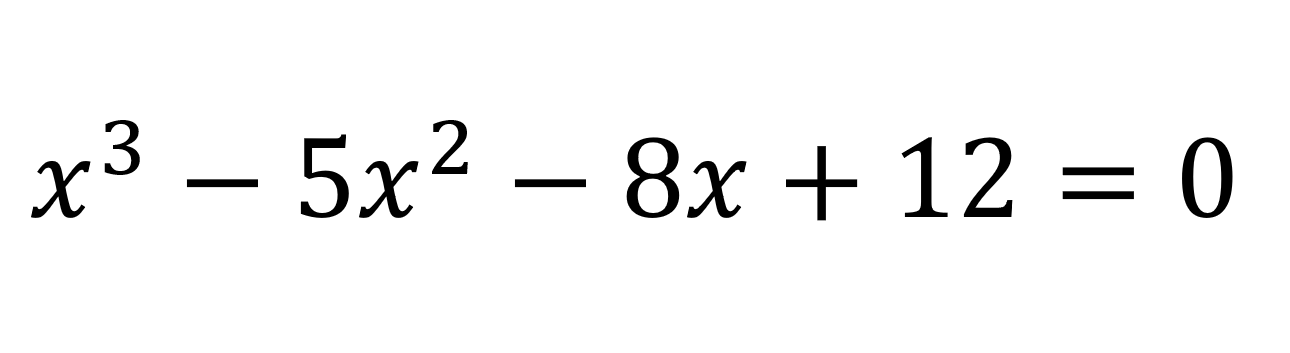
#> input picture model/sample_pics/12.png, 1290 x 353 px, found by its file name
$ jupyter execute --allow-errors oop_test.ipynb
#> lines starting #> are read from the running program, lines starting #| are printed output that depends on the picture; after the words box and inside, x2 and y2 are one past the last pixel; in counts of white or black regions, pixels touching at a corner belong together
[cell 1]
# import useful libraries
import re
import cv2
import sympy
import pytesseract
import matplotlib.pyplot as plt

[cell 2]
class ImageProcessor:

    def __init__(self, img_path):
        self.img_path = img_path
        self.img = self.load_image()
        self._processed_img = self.preprocess_image()

    def load_image(self):
        """
        Load an image from the specified path.

        Returns:
            img (numpy.ndarray): A BGR image.
        """
        img = cv2.imread(self.img_path)
#> img is the input picture: shape (353, 1290, 3); min 0, max 255, mean 246.2
        if img is None:
            print("Failed to load image.")
        return img

    def preprocess_image(self):
        """
        Preprocess the image by converting to grayscale, applying binary thresholding,
        and inverting the image.

        Returns:
            inverted_img (numpy.ndarray): A preprocessed grayscale image with binary thresholding
            applied and inverted.
        """
        # Convert the image to grayscale
        gray = cv2.cvtColor(self.img, cv2.COLOR_BGR2GRAY)
        blur_img = cv2.GaussianBlur(gray, (3, 3), 0)

        # Apply binary thresholding
        threshold_value = 127 # threshold value to be used
        max_value = 255 # maximum value to be assigned for pixel values above threshold
        threshold_type = cv2.THRESH_BINARY # binary thresholding type
        _, binary = cv2.threshold(blur_img, threshold_value, max_value, threshold_type)
#> binary: shape (353, 1290); 96.5% white; 15 black regions, largest, box (x1, y1, x2, y2) and area: (627, 137, 679, 218) 1860, (1182, 137, 1232, 218) 1711, (301, 134, 349, 218) 1502

        # Invert the image
        inverted_img = cv2.bitwise_not(binary)
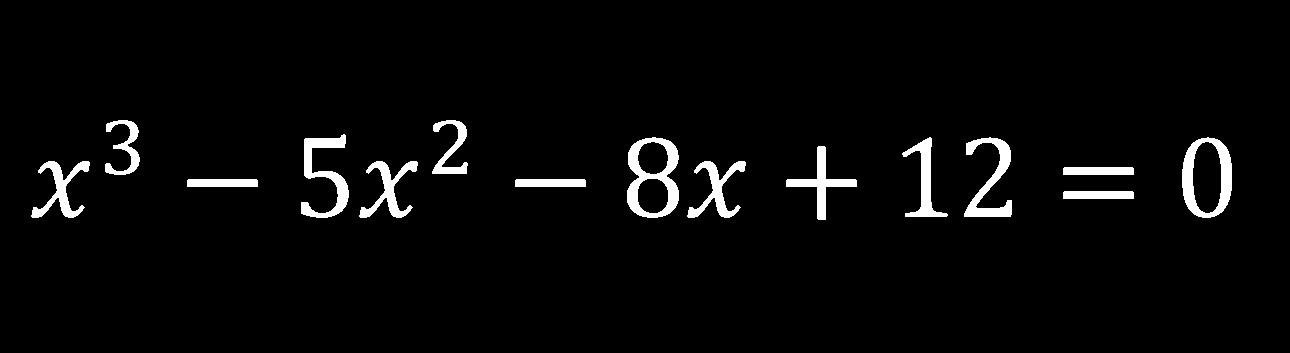
#> inverted_img: shape (353, 1290); 3.5% white; 15 white regions

        return inverted_img

    @property
    def processed_img(self):
        return self._processed_img

[cell 3]
class EquationParser:

    def __init__(self,inverted_img):
        self.img = inverted_img
        self.x_threshold = 5
        self.custom_config_1 = r'-c tessedit_char_whitelist=+-*/=()0123456789xyzO --psm 8 --oem 3'
        self.is_exponent=None
        self.equation = ""

    def parse_equation(self):
        """
        Given an inverted grayscale image, identify the bounding boxes around individual characters
        and return the list of bounding rectangles along with the location of any exponent character(s).

        Args:
            inverted_img (numpy.ndarray): An inverted grayscale image.

        Returns:
            eq_rep (list): A list of tuples where the first tuple elements contains characters in left-to-right order, and second
            tuple elements are boolean telling whether or not that particular character is exponent
        """

        # Find contours in the thresholded image
        contours, hierarchy = cv2.findContours(self.img.copy(), cv2.RETR_EXTERNAL, cv2.CHAIN_APPROX_TC89_KCOS)
#> contours = 15 contours; largest, box (x1, y1, x2, y2) and area: (627, 137, 679, 218) 3400, (1182, 137, 1232, 218) 3308, (301, 134, 349, 218) 1325, (964, 137, 1012, 217) 1255, (786, 146, 857, 220) 1027

        # Extract bounding rectangles for each contour and sort them by x-coordinate
        boundingRects = [cv2.boundingRect(contour) for contour in contours]
#> boundingRects = 15 items, first 6: (1063, 191, 71, 8), (515, 179, 71, 8), (187, 179, 71, 8), (1063, 167, 71, 8), (688, 161, 58, 57), (360, 161, 58, 57)
        boundingRects.sort()

        outputBoundingRects = []

        # Combine rectangles for characters like "="
        i = 0

        while i < len(boundingRects):

            if i == (len(boundingRects) - 1):  # last element

                outputBoundingRects.append(boundingRects[i])
                break

            else:
                x1, y1, w1, h1 = boundingRects[i]
                x2, y2, w2, h2 = boundingRects[i+1]
                center_x1 = (2*x1 + w1) / 2
                center_x2 = (2*x2 + w2) / 2

                if abs(center_x1 - center_x2) < self.x_threshold:
                    # Combine the two bounding rects into one that takes up maximal space
                    x = min(x1, x2)
                    y = min(y1, y2)
                    w = max(x1 + w1, x2 + w2) - x
                    h = max(y1 + h1, y2 + h2) - y

                    outputBoundingRects.append((x,y,w,h))
                    i += 2  # skip next element

                else:
                    outputBoundingRects.append(boundingRects[i])
                    i += 1
#> this loop made 14 passes
#> (x1, y1, w1, h1, x2, y2, w2, h2) on pass 13: (1063, 167, 71, 8, 1063, 191, 71, 8)
#> (x1, y1, w1, h1, x2, y2, w2, h2) on passes 1 to 6: (32, 161, 58, 57, 105, 120, 35, 55), (105, 120, 35, 55, 187, 179, 71, 8), (187, 179, 71, 8, 301, 134, 48, 84), (301, 134, 48, 84, 360, 161, 58, 57), (360, 161, 58, 57, 432, 120, 36, 54), (432, 120, 36, 54, 515, 179, 71, 8)
#> after the loop, i = 14; outputBoundingRects = 14 items, first 6: (32, 161, 58, 57), (105, 120, 35, 55), (187, 179, 71, 8), (301, 134, 48, 84), (360, 161, 58, 57), (432, 120, 36, 54)

        # Perform additional processing to correct the bounding boxes and detect any exponent characters
        outputBoundingRects = self._correct_bounding_boxes(outputBoundingRects)
        exponent = self._check_exponent(outputBoundingRects)

        # Iterate through each bounding box and extract text using pytesseract
        equation_parse = []

        for boundingBox, is_exponent in zip(outputBoundingRects, exponent):
            # Get the bounding rectangle
            x, y, w, h = boundingBox

            # Extract text from the region of interest using pytesseract
            roi = self.img[y-10:y+h+10, x-10:x+w+10]
            text = pytesseract.image_to_string(roi, config=self.custom_config_1 )
            text = text.rstrip('\n')
            equation_parse.append((text, is_exponent))

        equation = self.rewritting_equation(equation_parse)

        return equation

    def _correct_bounding_boxes(self, bounding_boxes):
        """
        This function takes a list of bounding boxes and corrects the height of any
        bounding boxes where the width is much greater than the height, so that they
        become more square-like. The modification is done based on the center point
        of each bounding box.
        """
        corrected_boxes = []

        for box in bounding_boxes:
            x, y, w, h = box
            if w / h > 2:
                center_x = (2*x + w) / 2
                center_y = (2*y + h) / 2
                h = int(w+20)
                w = h
                x = int(center_x - (w / 2))
                y = int(center_y - (h / 2))
            corrected_boxes.append((x, y, w, h))
#> this loop made 14 passes
#> (box, center_x) on passes 3, 7, 13: ((187, 179, 71, 8), 222.5), ((515, 179, 71, 8), 550.5), ((1063, 167, 71, 32), 1098.5)
#> after the loop, center_x = 1098.5; center_y = 183; corrected_boxes = 14 items, first 6: (32, 161, 58, 57), (105, 120, 35, 55), (177, 137, 91, 91), (301, 134, 48, 84), (360, 161, 58, 57), (432, 120, 36, 54)
#> in parse_equation, `outputBoundingRects = self._correct_bounding_boxes(outputBoundingRects)`: outputBoundingRects has the same summary as corrected_boxes in _correct_bounding_boxes
        return corrected_boxes

    def _check_exponent(self, bounding_boxes):
        """
        Checks difference between vertical coordinate y among two bounding boxes.

        Args:
            bounding_boxes (list): bounding box to be used for comparison
        Returns:
            boolean: True if according to a condition exponent is recognized. Otherwise returns False.

        """
        origin = (bounding_boxes[0][1])-10
#> origin = 151
        baseline = bounding_boxes[0][1]+bounding_boxes[0][3]+10
#> baseline = 228
        remaining_anchors = [((bounding_box[1]+bounding_box[3]+10),bounding_box[2],bounding_box[3]) for bounding_box in bounding_boxes[1:]]
#> remaining_anchors = [(185, 35, 55), (238, 91, 91), (228, 48, 84), (228, 58, 57), (184, 36, 54), (238, 91, 91), (228, 52, 81), (228, 58, 57), (230, 71, 74), (227, 45, 80), (227, 48, 80), (238, 91, 91), (228, 50, 81)]
        mask = [False]

        for anchor,w,h in remaining_anchors:

            if ((anchor-origin)/(baseline-origin) < 0.65 ) and (w/h < 1.2):
                self.is_exponent = True
            else:
                self.is_exponent = False

            mask.append(self.is_exponent)
#> this loop made 13 passes
#> after the loop, mask = [False, True, False, False, False, True, False, False, False, False, False, False, False, False]

        return mask

    # [25 lines left out: function rewritting_equation, not called in this run]

[cell 4]
class Solver:

    # [71 lines left out: functions __init__, is_polynomial, create_symbols, sympy_equation, solve, solutions, not called in this run]

    @property
    def equation(self):
        return self._eq

[cell 5]
img = ImageProcessor('D:\\FormulaDecoder\\model\\sample_pics\\12.png')

[cell 6]
processed_img = img.processed_img

[cell 7]
# Display the binary image
plt.imshow(processed_img, cmap='gray')
plt.show()

[cell 8]
ep = EquationParser(processed_img)

#> (a cell that did not finish here is left out)

#> in parse_equation, `exponent = self._check_exponent(outputBoundingRects)`: exponent has the same summary as mask in _check_exponent
#> the loop in parse_equation, `for boundingBox, is_exponent in zip(outputBoundingRects, exponent):` made 1 pass
#> pass 1, in parse_equation, `roi = self.img[y-10:y+h+10, x-10:x+w+10]`:
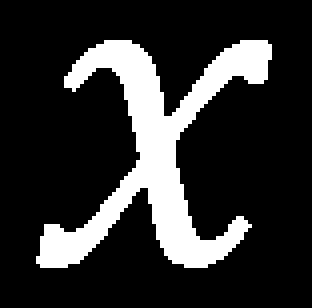
#> roi: shape (77, 78) (shown 4 times larger); 18.6% white; 1 white region, box (x1, y1, x2, y2) and area: (9, 10, 68, 67) 1118
#> after the loop in parse_equation, `for boundingBox, is_exponent in zip(outputBoundingRects, exponent):`: equation_parse = []

$ run again, with model/sample_pics/10.png copied over model/sample_pics/12.png
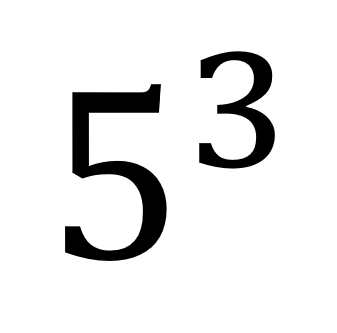
#> input picture model/sample_pics/10.png, 337 x 333 px, found by its file name
#> in load_image, img is the input picture: shape (333, 337, 3); min 0, max 255, mean 232
#> in preprocess_image, `_, binary = cv2.threshold(blur_img, threshold_value, max_value, thresh..`:
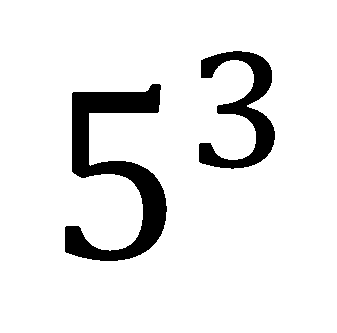
#> binary: shape (333, 337); 90.9% white; 2 black regions, box (x1, y1, x2, y2) and area: (65, 84, 167, 261) 6706, (199, 51, 275, 169) 3468
#> inverted_img: shape (333, 337); 9.1% white; 2 white regions
#> contours = 2 contours; box (x1, y1, x2, y2) and area: (65, 84, 167, 261) 6294, (199, 51, 275, 169) 3220
#> boundingRects = [(65, 84, 102, 177), (199, 51, 76, 118)]
#> the loop in parse_equation, `while i < len(boundingRects): ` made 2 passes
#> (x1, y1, w1, h1, x2, y2, w2, h2) on pass 1: (65, 84, 102, 177, 199, 51, 76, 118)
#> after the loop in parse_equation, `while i < len(boundingRects):`: i = 1; outputBoundingRects = [(65, 84, 102, 177), (199, 51, 76, 118)]
#> the loop in _correct_bounding_boxes, `for box in bounding_boxes:` made 2 passes
#> origin = 74
#> baseline = 271
#> remaining_anchors = [(179, 76, 118)]
#> the loop in _check_exponent, `for anchor,w,h in remaining_anchors: ` made 1 pass
#> after the loop in _check_exponent, `for anchor,w,h in remaining_anchors:`: mask = [False, True]
#> the loop in parse_equation, `for boundingBox, is_exponent in zip(outputBoundingRects, exponent):` made 1 pass
#> pass 1, in parse_equation, `roi = self.img[y-10:y+h+10, x-10:x+w+10]`:
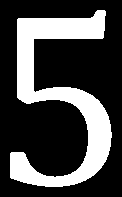
#> roi: shape (197, 122); 27.9% white; 1 white region, box (x1, y1, x2, y2) and area: (10, 10, 112, 187) 6706
#> after the loop in parse_equation, `for boundingBox, is_exponent in zip(outputBoundingRects, exponent):`: equation_parse = []

$ run again, with model/sample_pics/11.png copied over model/sample_pics/12.png
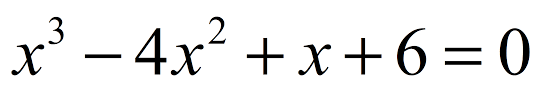
#> input picture model/sample_pics/11.png, 545 x 92 px, found by its file name
#> in load_image, img is the input picture: shape (92, 545, 3); mean B, G, R 237.7, 237.7, 237.7
#> in preprocess_image, `_, binary = cv2.threshold(blur_img, threshold_value, max_value, thresh..`:
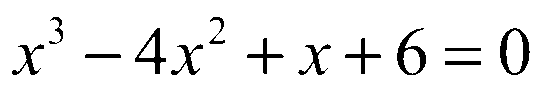
#> binary: shape (92, 545); 93.3% white; 13 black regions, largest, box (x1, y1, x2, y2) and area: (500, 28, 530, 75) 511, (397, 28, 426, 75) 464, (135, 28, 166, 74) 411
#> inverted_img: shape (92, 545); 6.7% white; 13 white regions
#> contours = 13 contours; largest, box (x1, y1, x2, y2) and area: (500, 28, 530, 75) 1068, (397, 28, 426, 75) 738, (135, 28, 166, 74) 552, (345, 38, 381, 74) 222, (247, 38, 284, 74) 208
#> boundingRects = [(445, 61, 36, 4), (85, 54, 36, 4), (445, 48, 36, 3), (298, 44, 32, 31), (171, 44, 32, 31), (12, 44, 32, 31), (345, 38, 36, 36), (247, 38, 37, 36), (500, 28, 30, 47), (397, 28, 29, 47), (135, 28, 31, 46), (209, 17, 16, 27), (49, 17, 14, 27)]
#> the loop in parse_equation, `while i < len(boundingRects): ` made 12 passes
#> (x1, y1, w1, h1, x2, y2, w2, h2) on pass 11: (445, 48, 36, 3, 445, 61, 36, 4)
#> after the loop in parse_equation, `while i < len(boundingRects):`: i = 12; outputBoundingRects = [(12, 44, 32, 31), (49, 17, 14, 27), (85, 54, 36, 4), (135, 28, 31, 46), (171, 44, 32, 31), (209, 17, 16, 27), (247, 38, 37, 36), (298, 44, 32, 31), (345, 38, 36, 36), (397, 28, 29, 47), (445, 48, 36, 17), (500, 28, 30, 47)]
#> the loop in _correct_bounding_boxes, `for box in bounding_boxes:` made 12 passes
#> (box, center_x, center_y) on passes 3, 11: ((85, 54, 36, 4), 103, 56), ((445, 48, 36, 17), 463, 56.5)
#> after the loop in _correct_bounding_boxes, `for box in bounding_boxes:`: center_x = 463; center_y = 56.5; corrected_boxes = [(12, 44, 32, 31), (49, 17, 14, 27), (75, 28, 56, 56), (135, 28, 31, 46), (171, 44, 32, 31), (209, 17, 16, 27), (247, 38, 37, 36), (298, 44, 32, 31), (345, 38, 36, 36), (397, 28, 29, 47), (435, 28, 56, 56), (500, 28, 30, 47)]
#> in parse_equation, `outputBoundingRects = self._correct_bounding_boxes(outputBoundingRects)`: outputBoundingRects has the same summary as corrected_boxes in _correct_bounding_boxes
#> origin = 34
#> baseline = 85
#> remaining_anchors = [(54, 14, 27), (94, 56, 56), (84, 31, 46), (85, 32, 31), (54, 16, 27), (84, 37, 36), (85, 32, 31), (84, 36, 36), (85, 29, 47), (94, 56, 56), (85, 30, 47)]
#> the loop in _check_exponent, `for anchor,w,h in remaining_anchors: ` made 11 passes
#> after the loop in _check_exponent, `for anchor,w,h in remaining_anchors:`: mask = [False, True, False, False, False, True, False, False, False, False, False, False]
#> exponent has the same summary as mask in _check_exponent
#> the loop in parse_equation, `for boundingBox, is_exponent in zip(outputBoundingRects, exponent):` made 1 pass
#> pass 1, in parse_equation, `roi = self.img[y-10:y+h+10, x-10:x+w+10]`:
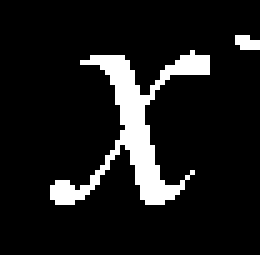
#> roi: shape (51, 52) (shown 5 times larger); 10.4% white; 2 white regions (1 under 20 px), largest, box (x1, y1, x2, y2) and area: (10, 10, 42, 41) 265
#> after the loop in parse_equation, `for boundingBox, is_exponent in zip(outputBoundingRects, exponent):`: equation_parse = []

$ run again, with model/sample_pics/13.png copied over model/sample_pics/12.png
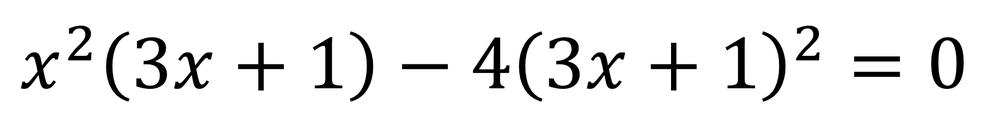
#> input picture model/sample_pics/13.png, 1000 x 135 px, shrunk from 1751 x 237 before the run, found by its file name
#> in load_image, img is the input picture: shape (135, 1000, 3); min 0, max 255, mean 238.6
#> in preprocess_image, `_, binary = cv2.threshold(blur_img, threshold_value, max_value, thresh..`:
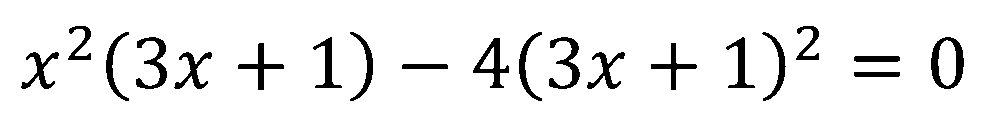
#> binary: shape (135, 1000); 93.5% white; 20 black regions, largest, box (x1, y1, x2, y2) and area: (931, 37, 964, 89) 716, (473, 38, 509, 88) 592, (549, 37, 580, 89) 578
#> inverted_img: shape (135, 1000); 6.5% white; 20 white regions
#> contours = 20 contours; largest, box (x1, y1, x2, y2) and area: (931, 37, 964, 89) 1356, (473, 38, 509, 88) 681, (136, 37, 167, 89) 478, (549, 37, 580, 89) 474, (238, 43, 284, 90) 416
#> boundingRects = 20 items, first 6: (854, 72, 46, 5), (402, 64, 46, 5), (854, 56, 46, 6), (587, 52, 38, 37), (174, 52, 38, 37), (22, 52, 37, 37)
#> the loop in parse_equation, `while i < len(boundingRects): ` made 19 passes
#> (x1, y1, w1, h1, x2, y2, w2, h2) on pass 18: (854, 56, 46, 6, 854, 72, 46, 5)
#> after the loop in parse_equation, `while i < len(boundingRects):`: i = 19; outputBoundingRects = 19 items, first 6: (22, 52, 37, 37), (68, 26, 23, 34), (106, 32, 23, 69), (136, 37, 31, 52), (174, 52, 38, 37), (238, 43, 46, 47)
#> the loop in _correct_bounding_boxes, `for box in bounding_boxes:` made 19 passes
#> (box, center_x, center_y) on passes 9, 18: ((402, 64, 46, 5), 425, 66.5), ((854, 56, 46, 21), 877, 66.5)
#> after the loop in _correct_bounding_boxes, `for box in bounding_boxes:`: center_x = 877; center_y = 66.5; corrected_boxes has the same summary as outputBoundingRects in parse_equation
#> origin = 42
#> baseline = 99
#> remaining_anchors = [(70, 23, 34), (111, 23, 69), (99, 31, 52), (99, 38, 37), (100, 46, 47), (98, 28, 51), (111, 23, 69), (109, 66, 66), (98, 36, 50), (111, 23, 69), (99, 31, 52), (99, 38, 37), (100, 46, 47), (98, 28, 51), (111, 24, 69), (70, 23, 34), (109, 66, 66), (99, 33, 52)]
#> the loop in _check_exponent, `for anchor,w,h in remaining_anchors: ` made 18 passes
#> after the loop in _check_exponent, `for anchor,w,h in remaining_anchors:`: mask = [False, True, False, False, False, False, False, False, False, False, False, False, False, False, False, False, True, False, False]
#> exponent has the same summary as mask in _check_exponent
#> the loop in parse_equation, `for boundingBox, is_exponent in zip(outputBoundingRects, exponent):` made 1 pass
#> pass 1, in parse_equation, `roi = self.img[y-10:y+h+10, x-10:x+w+10]`:
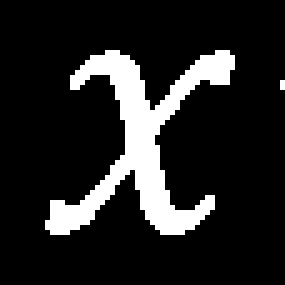
#> roi: shape (57, 57) (shown 5 times larger); 14.2% white; 2 white regions (1 under 20 px), largest, box (x1, y1, x2, y2) and area: (9, 10, 47, 47) 459
#> after the loop in parse_equation, `for boundingBox, is_exponent in zip(outputBoundingRects, exponent):`: equation_parse = []
